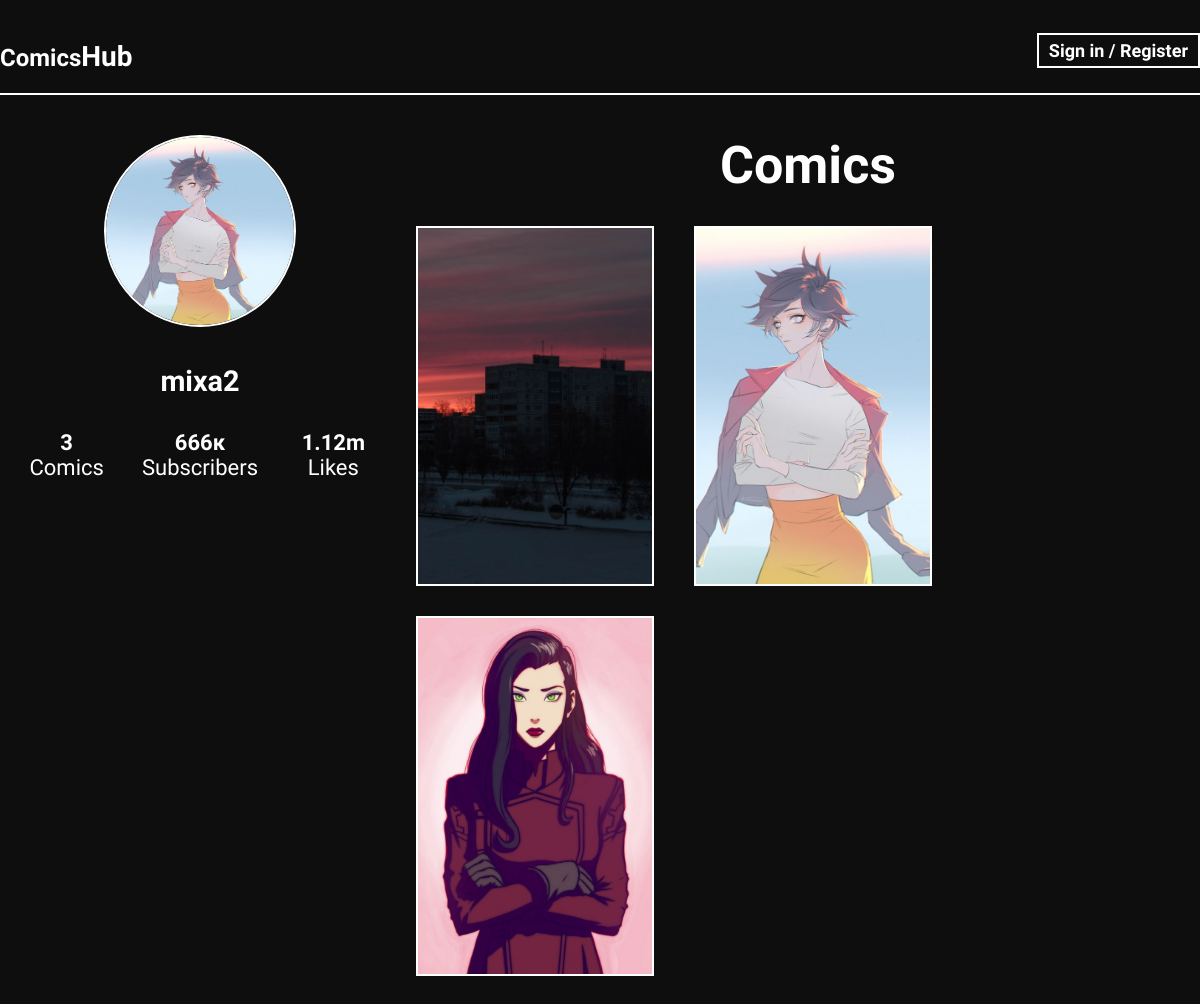
Screenshot of /profiles/mixa2/ with the database file from the repository.
### apps/users_profiles/models.py (models this page shows, shortened)
class User(AbstractUser):
    avatar = models.ImageField(upload_to=upload_user_avatars_func,
                               null=True,
                               blank=True,
                               validators=[FileExtensionValidator(allowed_extensions=['jpg', 'jpeg'])])
    class Meta:
        verbose_name = 'User'
        verbose_name_plural = 'Users'

### apps/comics/models.py (models this page shows, shortened)
class Comics(models.Model):
    title = models.CharField(max_length=150, verbose_name='Title')
    slug = AutoSlugField(populate_from='title', verbose_name='Comics url')
    description = models.TextField(max_length=512, null=True, blank=True, verbose_name='Description')
    is_complete = models.BooleanField(default=False, verbose_name='Is complete')
    unique_views = models.ManyToManyField(IP, related_name='post_views', blank=True)
    created_at = models.DateTimeField(auto_now_add=True, verbose_name='Created at')
    updated_at = models.DateTimeField(auto_now=True, verbose_name='Updated at')
    preview_image = models.ImageField(
        upload_to=upload_function, verbose_name='Edit preview image',
        validators=[FileExtensionValidator(allowed_extensions=['jpg', 'jpeg'])]
    )
    like_dislikes = GenericRelation(LikesDislikes)
    tags = TaggableManager()
    author = models.ForeignKey(get_user_model(), null=True, on_delete=models.SET_NULL, verbose_name='Author')
    def total_unique_views(self):
        return self.unique_views.count()
    def get_preview_image(self):
        return mark_safe(f'<img src="{self.preview_image.url}" width="auto" height="130">')
    get_preview_image.short_description = 'Preview image'
    class Meta:
        verbose_name = 'Comic book'
        verbose_name_plural = 'Comics'
        ordering = ['-created_at']

### apps/users_profiles/views.py (the view)
# urls.py: path('<str:username>/', UserProfile.as_view(), name='user_profile')
class UserProfile(views.View):
    def get(self, request, username, *args, **kwargs):
        user_profile = get_object_or_404(User, username=username)
        user_comics = Comics.objects.prefetch_related('unique_views').filter(author=user_profile)
        comics_col = user_comics.count()
        context = {
            'user_profile': user_profile,
            'user_comics': user_comics,
            'comics_col': comics_col
        }
        return render(request, 'profile.html', context=context)

### apps/users_profiles/templates/profile.html (shortened to what this page needs)
{% extends 'base.html' %}
{% load static %}
{% block content %}
    <div class="user_profile_page">
        <div class="user_info">
            <img src="{{ user_profile.avatar.url }}" alt="" class="profile-pic">
            <h2 class="heading">{{ user_profile.username }}</h2>
            <div class="stats">
                <div class="col">
                    <h4>{{ comics_col }}</h4>
                    <p>Comics</p>
                </div>
                <div class="col">
                    <h4>666к</h4>
                    <p>Subscribers</p>
                </div>
                <div class="col">
                    <h4>1.12m</h4>
                    <p>Likes</p>
                </div>
            </div>
        </div>
        <div class="user_comics">
            <h1 class="card-title">Comics</h1>
            <div class="card-rows">
                {% for item in user_comics %}
                    <div class="user_profile-card">
                       <img src="{{ item.preview_image.url }}" alt="" class="user_profile-card-img">
                    </div>
                {% empty %}
                    <div class="no_comics_yet">
                        <h4>This user has no comics yet (*μ_μ)</h4>
                    </div>
                {% endfor %}
            </div>
        </div>
    </div>
{% endblock content %}

### application/static/application/css/base.css (style rules this page uses)
body { background-color: #0e0e0e; color: white; font-family: 'Padauk', sans-serif; font-size: 22px; }
*, *::after, *::before { margin: 0; padding: 0; box-sizing: border-box; }
.card-title { text-align: center; font-size: 72px; margin-bottom: 50px; }
.card-rows { display: flex; flex-wrap: wrap; margin: 0 auto; }
.user_profile_page { display: flex; }
.user_info { width: 100%; max-width: 33.33333%; text-align: center; }
.profile-pic { height: 12rem; width: 12rem; object-fit: center; border-radius: 50%; border: 2px solid #fff; }
.heading { font-size: 1.8rem; margin: 2rem 0; }
.stats { display: flex; }
.stats .col { width: 10rem; text-align: center; }
.user_comics { width: 100%; max-width: calc(100% - 33.3333%); padding: 0 0 0 1rem; }
.card-title { text-align: center; font-size: 52px; margin-bottom: 30px; }
.user_profile-card { position: relative; max-width: 30.33333%; height: 360px; margin-right: 40px; margin-bottom: 30px; overflow: hidden; border: 2px white solid; transition: border .2s linear; }
.user_profile-card:nth-child(3) { margin-right: 0; }
.user_profile-card-img { width: 100%; height: 100%; object-fit: cover; transition: opacity .5s linear, filter .5s linear; }

### rows the page displays
User: avatar (picture), username "mixa2"
Comics: preview_image (picture)
Comics: preview_image (picture)
Comics: preview_image (picture)

### other values shown
{{ comics_col }} "3"
